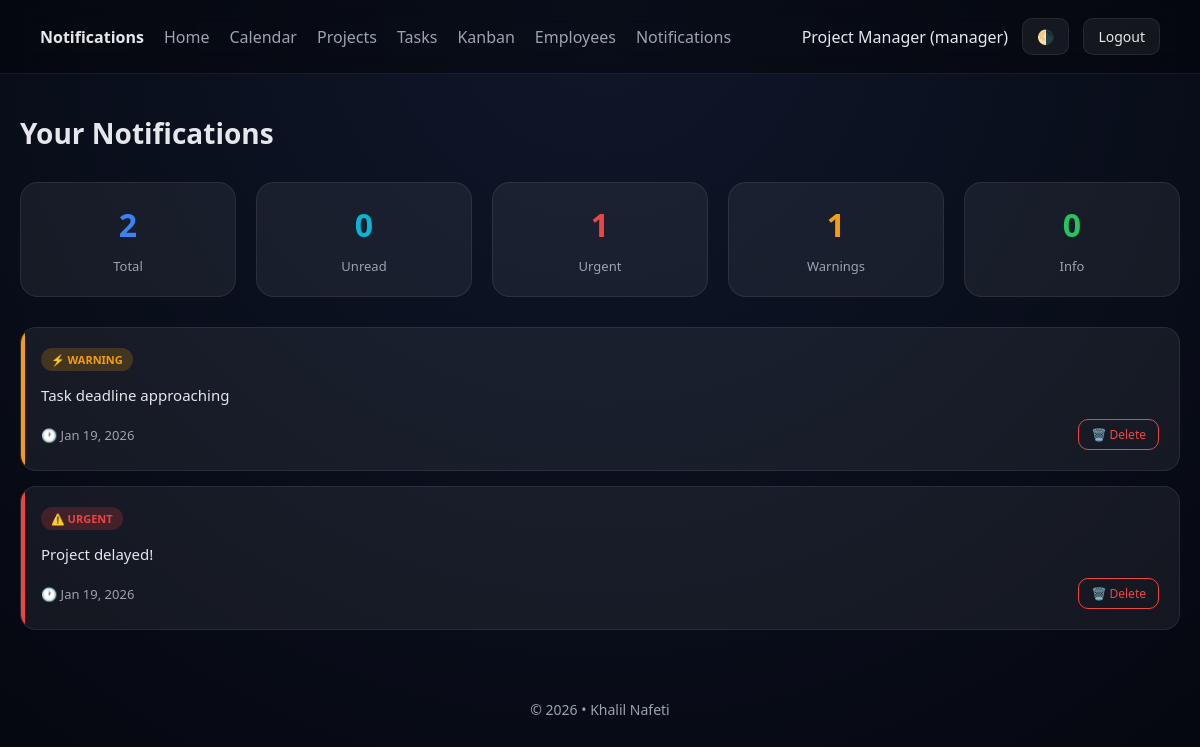
Screenshot of /notifications.php (signed in) with the database file from the repository.
### tables this page shows
CREATE TABLE `notifications` (
  `id` int(11) NOT NULL,
  `user_id` int(11) NOT NULL,
  `message` text NOT NULL,
  `type` enum('info','warning','urgent') DEFAULT 'info',
  `read_status` tinyint(1) DEFAULT 0,
  `created_at` timestamp NOT NULL DEFAULT current_timestamp()
);

### notifications.php (the view, shortened to what this page needs)
<?php
include 'config.php';
$user = $_SESSION['user'];
try {
    $stmt = $pdo->prepare(
        "SELECT id, message, type, read_status, created_at
         FROM notifications
         WHERE user_id = ?
         ORDER BY read_status ASC, created_at DESC"
    );
    $stmt->execute([$user['id']]);
    $notifications = $stmt->fetchAll(PDO::FETCH_ASSOC);
    $stmt = $pdo->prepare(
        "SELECT
            COUNT(*) as total,
            SUM(CASE WHEN read_status = 0 THEN 1 ELSE 0 END) as unread,
            SUM(CASE WHEN type = 'urgent' THEN 1 ELSE 0 END) as urgent,
            SUM(CASE WHEN type = 'warning' THEN 1 ELSE 0 END) as warning,
            SUM(CASE WHEN type = 'info' THEN 1 ELSE 0 END) as info
         FROM notifications
         WHERE user_id = ?"
    );
    $stmt->execute([$user['id']]);
    $stats = $stmt->fetch(PDO::FETCH_ASSOC);
} catch (PDOException $e) {
    error_log("Notifications Error: " . $e->getMessage());
    $error = "Unable to load notifications. Please try again.";
}
function getTimeAgo($datetime) {
    $timestamp = strtotime($datetime);
    $diff = time() - $timestamp;
    return date('M j, Y', $timestamp);
}
?>
<!DOCTYPE html>
<html lang="en">
<head>
</head>
<body>
<nav>
<div class="nav-left">
    <strong> Notifications</strong>
    <a href="dashboard.php">Home</a>
    <a href="calendar.php">Calendar</a>
    <a href="projects.php">Projects</a>
    <a href="tasks.php">Tasks</a>
    <a href="kanban.php">Kanban</a>
    <?php if ($user['role'] === 'manager'): ?>
        <a href="employees.php">Employees</a>
    <?php endif; ?>
    <a href="notifications.php">Notifications</a>
</div>
    <div class="nav-right">
        <span><?= htmlspecialchars($user['name']) ?> (<?= htmlspecialchars($user['role']) ?>)</span>
        <button onclick="toggleTheme()" aria-label="Toggle theme">🌗</button>
        <a href="logout.php"><button>Logout</button></a>
    </div>
</nav>
<main class="container">
    <div class="header">
        <h1>Your Notifications</h1>
    </div>
    <div class="stats">
        <div class="stat">
            <span class="stat-number" style="color:var(--primary)"><?= $stats['total'] ?? 0 ?></span>
            <span class="stat-label">Total</span>
        </div>
        <div class="stat">
            <span class="stat-number" style="color:var(--cyan)"><?= $stats['unread'] ?? 0 ?></span>
            <span class="stat-label">Unread</span>
        </div>
        <div class="stat">
            <span class="stat-number" style="color:var(--red)"><?= $stats['urgent'] ?? 0 ?></span>
            <span class="stat-label">Urgent</span>
        </div>
        <div class="stat">
            <span class="stat-number" style="color:var(--orange)"><?= $stats['warning'] ?? 0 ?></span>
            <span class="stat-label">Warnings</span>
        </div>
        <div class="stat">
            <span class="stat-number" style="color:var(--green)"><?= $stats['info'] ?? 0 ?></span>
            <span class="stat-label">Info</span>
        </div>
    </div>
    <?php if (empty($notifications)): ?>
        <div class="empty-state">
            <div class="empty-state-icon">🔕</div>
            <h3>No notifications yet</h3>
            <p>You're all caught up! Check back later for updates.</p>
        </div>
    <?php else: ?>
        <?php foreach ($notifications as $n): ?>
            <div class="notification-card <?= strtolower($n['type']) ?> <?= $n['read_status'] == 0 ? 'unread' : '' ?>">
                <div class="notification-header">
                    <div class="notification-type">
                        <span class="type-badge <?= strtolower($n['type']) ?>">
                            <?php if ($n['type'] == 'urgent'): ?>⚠️<?php elseif ($n['type'] == 'warning'): ?>⚡<?php else: ?>ℹ️<?php endif; ?>
                            <?= htmlspecialchars($n['type']) ?>
                        </span>
                    </div>
                </div>
                <div class="notification-message">
                    <?= htmlspecialchars($n['message']) ?>
                </div>
                <div class="notification-footer">
                    <span class="notification-time">
                        🕐 <?= getTimeAgo($n['created_at']) ?>
                    </span>
                    <div class="action-buttons">
                        <form method="post" style="display:inline;" onsubmit="return confirm('Delete this notification?');">
                            <button type="submit" name="delete_notification" class="small danger">
                                🗑️ Delete
                            </button>
                        </form>
                    </div>
                </div>
            </div>
        <?php endforeach; ?>
    <?php endif; ?>
</main>
<footer>
    © <?= date('Y') ?> • Khalil Nafeti
</footer>
</body>
</html>

### notifications.php (style rules this page uses)
:root { --bg: #05070f; --panel: rgba(255,255,255,0.06); --border: rgba(255,255,255,0.08); --text: #e5e7eb; --muted: #9ca3af; --primary: #3b82f6; --cyan: #06b6d4; --green: #22c55e; --orange: #f59e0b; --red: #ef4444; --purple: #a855f7; }
* { box-sizing: border-box; font-family: system-ui, Segoe UI, sans-serif; }
body { margin: 0; background: radial-gradient(circle at top, #0f172a, var(--bg)); color: var(--text); min-height: 100vh; }
nav { display: flex; align-items: center; justify-content: space-between; padding: 18px 40px; background: rgba(0,0,0,0.4); backdrop-filter: blur(12px); border-bottom: 1px solid var(--border); }
.nav-left { display: flex; gap: 20px; align-items: center; }
.nav-left a { color: var(--muted); text-decoration: none; font-weight: 500; transition: color 0.2s; }
.nav-right { display: flex; gap: 14px; align-items: center; }
button { background: var(--panel); color: var(--text); border: 1px solid var(--border); padding: 8px 14px; border-radius: 10px; cursor: pointer; transition: transform 0.2s; font-size: 14px; }
button.small { padding: 6px 12px; font-size: 12px; }
button.danger { background: transparent; color: var(--red); border-color: var(--red); }
.container { max-width: 1200px; margin: 40px auto; padding: 0 20px; }
.stats { display: grid; grid-template-columns: repeat(auto-fit, minmax(200px, 1fr)); gap: 20px; margin-bottom: 30px; }
.stat { background: var(--panel); border: 1px solid var(--border); border-radius: 18px; padding: 20px; text-align: center; transition: 0.3s; }
.stat-number { font-size: 32px; font-weight: 700; display: block; margin-bottom: 8px; }
.stat-label { color: var(--muted); font-size: 13px; }
.header { display: flex; justify-content: space-between; align-items: center; margin-bottom: 30px; }
.header h1 { margin: 0; font-size: 28px; }
.notification-card { background: var(--panel); border: 1px solid var(--border); border-radius: 16px; padding: 20px; margin-bottom: 15px; transition: 0.3s; position: relative; overflow: hidden; }
.notification-card::before { content: ''; position: absolute; left: 0; top: 0; bottom: 0; width: 4px; }
.notification-card.warning::before { background: var(--orange); }
.notification-card.urgent::before { background: var(--red); }
.notification-header { display: flex; justify-content: space-between; align-items: start; margin-bottom: 12px; }
.notification-type { display: flex; align-items: center; gap: 8px; }
.type-badge { padding: 4px 10px; border-radius: 12px; font-size: 11px; font-weight: 600; text-transform: uppercase; }
.type-badge.warning { background: rgba(245, 158, 11, 0.2); color: var(--orange); }
.type-badge.urgent { background: rgba(239, 68, 68, 0.2); color: var(--red); }
.notification-message { color: var(--text); font-size: 15px; line-height: 1.6; margin-bottom: 12px; }
.notification-footer { display: flex; justify-content: space-between; align-items: center; }
.notification-time { color: var(--muted); font-size: 13px; }
.action-buttons { display: flex; gap: 8px; }
footer { text-align: center; padding: 30px; color: var(--muted); font-size: 14px; }

### rows the page displays
notifications: type "WARNING", message "Task deadline approaching", created_at "Jan 19, 2026"
notifications: type "URGENT", message "Project delayed!", created_at "Jan 19, 2026"

### other values shown
$user['name'] "Project Manager"
$user['role'] "manager"
$stats['total'] "2"
$stats['unread'] "0"
$stats['urgent'] "1"
$stats['warning'] "1"
$stats['info'] "0"
